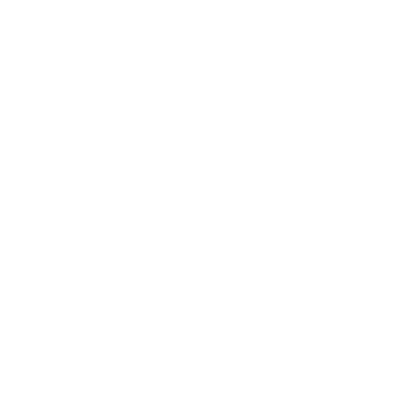
Frame 1 (no input)
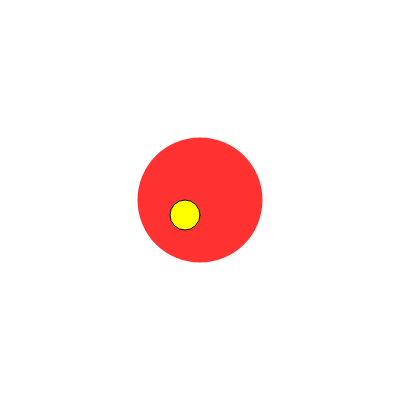
Frame 60 (no input)
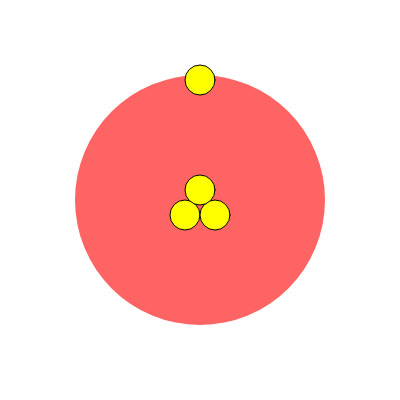
Frame 120 (the mouse pressed at the canvas centre since frame 60)

The p5.js sketch that drew these frames (run headless with seeded random() and noise() and a simulated clock; from frame 60 on, the mouse is pressed at the canvas centre):

// p5.js sketch
// ── sketch.js

function setup() { 
  createCanvas(400, 400); 
} 

function draw() { 
  background(255,255,255);
  
  //el tiempo se guarda en la variable tiempo (milisegundos)
  var tiempo = millis();
  
  //mini introducción
  //cicurlo rojo que se desvanece
  if ( tiempo > 400 && tiempo <  6000) 
  { 
    noStroke();
    fill(255,0,0,255-(tiempo/20));
    ellipse (200,200,(tiempo/8) ,(tiempo/8));
    
  }
  //circulos amarillos centro
  if (tiempo > 700 && tiempo <  3300 )
  {
    stroke(0);
    fill(255,255,0);
    ellipse (185,215,30,30);
  }
  
   if (tiempo > 1100 && tiempo < 3300 )
  {
    fill(255,255,0);
    ellipse (215,215,30,30);
  }
    if (tiempo > 1500 && tiempo <  3300 )
  {
    fill(255,255,0);
    ellipse (200,190,30,30);
  }
  
  //circulos amarillos al rededor
   if (tiempo > 1900 && tiempo < 3300 )
  {
    fill(255,255,0);
    ellipse (200,80,30,30);
  }
   if (tiempo > 2300 && tiempo <  3300 )
  {
    fill(255,255,0);
    ellipse (60,215,30,30);
  }
   if (tiempo > 2700 && tiempo <  3300 )
  {
    fill(255,255,0);
    ellipse (200,340,30,30);
  }
   if (tiempo > 3100 && tiempo <  3300 )
  {
    fill(255,255,0);
    ellipse (340,215,30,30);
  }
  
  //fondo negro que se agranda rectangulo
  rectMode(CORNER);
  if (tiempo > 3300 && tiempo < 30000)
  {
  fill(0,0,0,100);
  rect(0,400,1 + (tiempo/32), 1 - (tiempo/32));
  }
  
  //circulillos naranjas primera vez (ta ta ta)
  
   if (tiempo > 3300 && tiempo <  4500 )
  {
    fill(255, 153, 51);
    ellipse (50 + (tiempo/60), 450 - (tiempo/60) ,50 - (tiempo/250) ,50 - (tiempo/250));
  }
  if (tiempo > 3600 && tiempo <  4500 )
  {
    fill(255, 153, 51);
    ellipse (100+ (tiempo/60),450 - (tiempo/60),50 - (tiempo/250),50 - (tiempo/250));
  }
  if (tiempo > 3900 && tiempo <  4500 )
  {
    fill(255, 153, 51);
    ellipse (150+ (tiempo/60),450 - (tiempo/60),50 - (tiempo/250),50 - (tiempo/250));
  }
  
  
  //circulillos naranjas segunda vez
   if (tiempo > 4200 && tiempo <  5400 )
  {
    fill(255, 153, 51);
    ellipse (50 + (tiempo/100), 380 - (tiempo/100) ,50 - (tiempo/300) ,50 - (tiempo/300));
  }
  if (tiempo > 4500 && tiempo <  5400 )
  {
    fill(255, 153, 51);
    ellipse (100+ (tiempo/100),380 - (tiempo/100),50 - (tiempo/300),50 - (tiempo/300));
  }
  if (tiempo > 4800 && tiempo <  5400 )
  {
    fill(255, 153, 51);
    ellipse (150+ (tiempo/100),380 - (tiempo/100),50 - (tiempo/300),50 - (tiempo/300));
  }
    
  //circulillos naranjas tercera vez
   if (tiempo > 5100 && tiempo <  7000 )
  {
    fill(255, 153, 51);
    ellipse (0 + (tiempo/120), 350 - (tiempo/120) ,50 - (tiempo/350) ,50 - (tiempo/350));
  }
  if (tiempo > 5400 && tiempo <  7000 )
  {
    fill(255, 153, 51);
    ellipse (50+ (tiempo/120),350 - (tiempo/120),50 - (tiempo/350),50 - (tiempo/350));
  }
  if (tiempo > 5600 && tiempo <  7000 )
  {
    fill(255, 153, 51);
    ellipse (100+ (tiempo/120),350 - (tiempo/120),50 - (tiempo/350),50 - (tiempo/350));
  }
   if (tiempo > 5800 && tiempo <  7000 )
  {
    fill(255, 153, 51);
    ellipse (150+ (tiempo/120),350 - (tiempo/120),50 - (tiempo/350),50 - (tiempo/350));
  }
  if (tiempo > 6000 && tiempo <  7000 )
  {
    fill(255, 153, 51);
    ellipse (200+ (tiempo/120),350 - (tiempo/120),50 - (tiempo/350),50 - (tiempo/350));
  }
  
  if (tiempo > 6100 && tiempo <  7000 )
  {
    fill(255, 153, 51);
    ellipse (200+ (tiempo/120),350 - (tiempo/120),50 - (tiempo/350),50 - (tiempo/350));
  }
  
  
  //circulillos tres otra vez, cuarta vez (amarillooo)
	if (tiempo > 6200 && tiempo <  9000 )
  {
    fill(255, 255, 51);
    ellipse (50+ (tiempo/140),300 - (tiempo/140),50 - (tiempo/400),50 - (tiempo/400));
  }
  if (tiempo > 6400 && tiempo <  9000 )
  {
    fill(255, 255, 51);
    ellipse (100+ (tiempo/140),300 - (tiempo/140),50 - (tiempo/400),50 - (tiempo/400));
  }
  if (tiempo > 6600 && tiempo <  9000 )
  {
    fill(255, 255, 51);
    ellipse (150+ (tiempo/140),300 - (tiempo/140),50 - (tiempo/400),50 - (tiempo/400));
  }
  
  //circulillos tres otra vez, quinta vez (amarillooo segunda)
	if (tiempo > 6900 && tiempo <  9000 )
  {
    fill(255, 255, 51);
    ellipse (100+ (tiempo/160),250 - (tiempo/160),50 - (tiempo/450),50 - (tiempo/450));
  }
  if (tiempo > 7100 && tiempo <  9000 )
  {
    fill(255, 255, 51);
    ellipse (150+ (tiempo/160),250 - (tiempo/160),50 - (tiempo/450),50 - (tiempo/450));
  }
  if (tiempo > 7300 && tiempo <  9000 )
  {
    fill(255, 255, 51);
    ellipse (200+ (tiempo/160),250 - (tiempo/160),50 - (tiempo/450),50 - (tiempo/450));
  }
  
  //circulillos tres otra vez, sexta vez (amarillooo tercera)
	if (tiempo > 7600 && tiempo <  9000 )
  {
    fill(255, 255, 51);
    ellipse (150+ (tiempo/200),200- (tiempo/180),50 - (tiempo/500),50 - (tiempo/500));
  }
  if (tiempo > 7800 && tiempo <  9000 )
  {
    fill(255, 255, 51);
    ellipse (200+ (tiempo/200),200- (tiempo/180),50 - (tiempo/500),50 - (tiempo/500));
  }
  if (tiempo > 8000 && tiempo <  9000 )
  {
    fill(255, 255, 51);
    ellipse (250+ (tiempo/200),200- (tiempo/180),50 - (tiempo/500),50 - (tiempo/500));
  }
  
  //circulos varios amarillos, septima vez (amarillo cuarta)
  
   if (tiempo > 8300 && tiempo <  10000 )
  {
    fill(255, 255, 51);
    ellipse (50 + (tiempo/220), 150-(tiempo/220) ,50 - (tiempo/550) ,50 - (tiempo/550));
  }
  if (tiempo > 8600 && tiempo <  10000 )
  {
    fill(255, 255, 51);
    ellipse (100+ (tiempo/220),150 - (tiempo/220),50 - (tiempo/550),50 - (tiempo/550));
  }
  if (tiempo > 8800 && tiempo <  10000 )
  {
    fill(255, 255, 51);
    ellipse (150+ (tiempo/220),150 - (tiempo/220),50 - (tiempo/550),50 - (tiempo/550));
  }
   if (tiempo > 9000 && tiempo <  10000 )
  {
    fill(255, 255, 51);
    ellipse (200+ (tiempo/220),150 - (tiempo/220),50 - (tiempo/550),50 - (tiempo/550));
  }
  if (tiempo > 9200 && tiempo <  10000 )
  {
    fill(255, 255, 51);
    ellipse (250+ (tiempo/220),150 - (tiempo/220),50 - (tiempo/550),50 - (tiempo/550));
  }
  
  if (tiempo > 9400 && tiempo <  10000 )
  {
    fill(255, 255, 51);
    ellipse (300+ (tiempo/220),150 - (tiempo/220),50 - (tiempo/550),50 - (tiempo/550));
  }

  
  
  //circulos medionaranjish de arriba hacia abajo (primera con naranjish) ta ta ta
  if (tiempo > 9600 && tiempo <  12000 )
  {
    fill(255, 204, 102);
    ellipse (50+ (tiempo/260),0 + (tiempo/260),50 - (tiempo/600),50 - (tiempo/600));
  }
  if (tiempo > 9900 && tiempo <  12000 )
  {
    fill(255, 204, 102);
    ellipse (100+ (tiempo/260),0 + (tiempo/260),50 - (tiempo/600),50 - (tiempo/600));
  }
  
  if (tiempo > 10200 && tiempo <  12000 )
  {
    fill(255, 204, 102);
    print(tiempo/260);
    ellipse (150+ (tiempo/260),0 + (tiempo/260),50 - (tiempo/600),50 - (tiempo/600));
  }
  
  
  //circulos medionaranjish de arriba hacia abajo (SEGUNDA con naranjish) ta ta ta
  if (tiempo > 10500 && tiempo <  12000 )
  {
    fill(255, 204, 102);
    ellipse (100+ (tiempo/280),50 + (tiempo/280),50 - (tiempo/650),50 - (tiempo/650));
  }
  if (tiempo > 10800 && tiempo <  12000 )
  {
    fill(255, 204, 102);
    ellipse (150+ (tiempo/280),50 + (tiempo/280),50 - (tiempo/650),50 - (tiempo/650));
  }
  
  if (tiempo > 11000 && tiempo <  12000 )
  {
    fill(255, 204, 102);
    print(tiempo/260);
    ellipse (200+ (tiempo/280),50 + (tiempo/280),50 - (tiempo/650),50 - (tiempo/650));
  }

  //circulos medionaranjish de arriba hacia abajo (TERCERA con naranjish) ta ta ta
  if (tiempo > 11300 && tiempo <  13200 )
  {
    fill(255, 204, 102);
    ellipse (150+ (tiempo/300),100 + (tiempo/300),50 - (tiempo/700),50 - (tiempo/700));
  }
  if (tiempo > 11600 && tiempo <  13200 )
  {
    fill(255, 204, 102);
    ellipse (200+ (tiempo/300),100 + (tiempo/300),50 - (tiempo/700),50 - (tiempo/700));
  }
  
  if (tiempo > 11900 && tiempo <  13200 )
  {
    fill(255, 204, 102);
    print(tiempo/260);
    ellipse (250+ (tiempo/300),100 + (tiempo/300),50 - (tiempo/700),50 - (tiempo/700));
  }
  
  //circulos medionaranjish de arriba hacia abajo (CUARTA con naranjish) ta ta ta
  if (tiempo > 12000 && tiempo <  14000 )
  {
    fill(255, 204, 102);
    ellipse (50+ (tiempo/320),150 + (tiempo/320),50 - (tiempo/700),50 - (tiempo/700));
  }
  if (tiempo > 12200 && tiempo <  14000 )
  {
    fill(255, 204, 102);
    ellipse (100+ (tiempo/320),150 + (tiempo/320),50 - (tiempo/700),50 - (tiempo/700));
  }
  
  if (tiempo > 12400 && tiempo <  14000 )
  {
    fill(255, 204, 102);
    print(tiempo/260);
    ellipse (150+ (tiempo/320),150 + (tiempo/320),50 - (tiempo/700),50 - (tiempo/700));
  }

  if (tiempo > 12600 && tiempo <  14000 )
  {
    fill(255, 204, 102);
    ellipse (200+ (tiempo/320),150 + (tiempo/320),50 - (tiempo/700),50 - (tiempo/700));
  }
  if (tiempo > 12800 && tiempo <  14000 )
  {
    fill(255, 204, 102);
    ellipse (250+ (tiempo/320),150 + (tiempo/320),50 - (tiempo/700),50 - (tiempo/700));
  }
  
  if (tiempo > 13000 && tiempo <  14000 )
  {
    fill(255, 204, 102);
    print(tiempo/260);
    ellipse (300+ (tiempo/320),150 + (tiempo/320),50 - (tiempo/700),50 - (tiempo/700));
  }

  //circulos mas verdosos (PRIMERA VERDOSOS)
  if (tiempo > 13200 && tiempo <  14400 )
  {
    fill(204, 255, 102);
    ellipse (300- (tiempo/360),200 + (tiempo/360),50 - (tiempo/750),50 - (tiempo/750));
  }

   if (tiempo > 13500 && tiempo <  14400 )
  {
    fill(204, 255, 102);
    ellipse (250- (tiempo/360),200 + (tiempo/360),50 - (tiempo/750),50 - (tiempo/750));
  }
  
  if (tiempo > 13800 && tiempo <  14400 )
  {
    fill(204, 255, 102);
    ellipse (200- (tiempo/360),200 + (tiempo/360),50 - (tiempo/750),50 - (tiempo/750));
  }
  
  //circulos mas verdosos (SEGUNDA VERDOSOS)
  if (tiempo > 14100 && tiempo <  15600 )
  {
    fill(204, 255, 102);
    ellipse (250- (tiempo/380),250 + (tiempo/380),50 - (tiempo/750),50 - (tiempo/750));
  }

   if (tiempo > 14400 && tiempo <  15600 )
  {
    fill(204, 255, 102);
    ellipse (200- (tiempo/380),250 + (tiempo/380),50 - (tiempo/750),50 - (tiempo/750));
  }
  
  if (tiempo > 14700 && tiempo <  15600 )
  {
    fill(204, 255, 102);
    ellipse (150- (tiempo/380),250 + (tiempo/380),50 - (tiempo/750),50 - (tiempo/750));
  }
  
  //circulos mas verdosos (TERCERA VERDOSOS)
  if (tiempo > 15000 && tiempo <  16800 )
  {
    fill(204, 255, 102);
    ellipse (200- (tiempo/380),300 + (tiempo/380),50 - (tiempo/800),50 - (tiempo/800));
  }

   if (tiempo > 15300 && tiempo <  16800 )
  {
    fill(204, 255, 102);
    ellipse (150- (tiempo/380),300 + (tiempo/380),50 - (tiempo/800),50 - (tiempo/800));
  }
  
  if (tiempo > 15600 && tiempo < 16800 )
  {
    fill(204, 255, 102);
    ellipse (100- (tiempo/380),300 + (tiempo/380),50 - (tiempo/800),50 - (tiempo/800));
  }
  
  //circulos mas verdosos (CUARTA VERDOSOS)
  if (tiempo > 15900 && tiempo <  18000 )
  {
    fill(204, 255, 102);
    ellipse (350- (tiempo/440),350 + (tiempo/440),50 - (tiempo/800),50 - (tiempo/800));
  }

   if (tiempo > 16200 && tiempo <  18000 )
  {
    fill(204, 255, 102);
    ellipse (300- (tiempo/440),350 + (tiempo/440),50 - (tiempo/800),50 - (tiempo/800));
  }
  
  if (tiempo > 16400 && tiempo < 18000 )
  {
    fill(204, 255, 102);
    ellipse (250- (tiempo/440),350 + (tiempo/440),50 - (tiempo/800),50 - (tiempo/800));
  }
  
  if (tiempo > 16600&& tiempo <  18000 )
  {
    fill(204, 255, 102);
    ellipse (200- (tiempo/440),350 + (tiempo/440),50 - (tiempo/800),50 - (tiempo/800));
  }

   if (tiempo > 16800 && tiempo <  18000 )
  {
    fill(204, 255, 102);
    ellipse (150- (tiempo/440),350 + (tiempo/440),50 - (tiempo/800),50 - (tiempo/800));
  }
  
  if (tiempo > 17000 && tiempo < 18000 )
  {
    fill(204, 255, 102);
    ellipse (100- (tiempo/440),350 + (tiempo/440),50 - (tiempo/800),50 - (tiempo/800));
  }

 //cuadadros verdes ultimosss
  rectMode(CENTER);
  if (tiempo > 17200 && tiempo < 30000)
  {
    fill(51, 204, 51);
    rect (150,200,0 + (tiempo/700),0 + (tiempo/700));
  }

   if (tiempo > 17350 && tiempo <  30000 )
  {
    fill(51, 204, 51);
    rect (150,150,0 + (tiempo/700),0 + (tiempo/700));
  }
  
  if (tiempo > 17400 && tiempo < 30000 )
  {
    fill(51, 204, 51);
    rect (200,200,0 + (tiempo/700),0 + (tiempo/700));
  }
  
  if (tiempo > 17550 && tiempo < 30000 )
  {
    fill(51, 204, 51);
    rect (200,150,0 + (tiempo/700),0 + (tiempo/700));
  }
  
  if (tiempo > 17600 && tiempo < 30000 )
  {
    fill(51, 204, 51);
    rect (250,200,0 + (tiempo/700),0 + (tiempo/700));
  }
  
  if (tiempo > 17650 && tiempo < 30000 )
  {
    fill(51, 204, 51);
    rect (250,150,0 + (tiempo/700),0 + (tiempo/700));
  }
  
  
  //RECT BLANCOS ta ta ta otra vez
  if (tiempo > 18550 && tiempo < 20000 )
  {
    fill(255,255,255,255-(tiempo/900));
    rect (160,160,10,10);
  }
  if (tiempo > 18700 && tiempo < 20000 )
  {
    fill(255,255,255,255-(tiempo/900));
    rect (175,160,10,10);
  }
  if (tiempo > 18900 && tiempo < 20000 )
  {
    fill(255,255,255,255-(tiempo/900));
    rect (190,160,10,10);
  
    //RECT BLANCOS PARTE 2 ta ta ta otra vez
  if (tiempo > 19100 && tiempo < 20000 )
  {
    fill(255,255,255,255-(tiempo/900));
    rect (170,175,10,10);
  }
  if (tiempo > 19300 && tiempo < 20000 )
  {
    fill(255,255,255,255-(tiempo/900));
    rect (185,175,10,10);
  }
  if (tiempo > 19500 && tiempo < 20000 )
  {
    fill(255,255,255,255-(tiempo/900));
    rect (200,175,10,10);
  }
    
    //RECT BLANCOS PARTE 3 ta ta ta otra vez
  if (tiempo > 19700 && tiempo < 21000 )
  {
    fill(255,255,255,255-(tiempo/900));
    rect (180,190,10,10);
  }
  if (tiempo > 19900 && tiempo < 21000 )
  {
    fill(255,255,255,255-(tiempo/900));
    rect (195,190,10,10);
  }
  if (tiempo > 20100 && tiempo < 21000 )
  {
    fill(255,255,255,255-(tiempo/900));
    rect (210,190,10,10);
  }
    
    //RECT BLANCOS PARTE 3 ta ta ta otra vez
  if (tiempo > 20300 && tiempo < 22000 )
  {
    fill(255,255,255,255-(tiempo/900));
    rect (160,205,10,10);
  }
  if (tiempo > 20400 && tiempo < 22000 )
  {
    fill(255,255,255,255-(tiempo/900));
    rect (175,205,10,10);
  }
  if (tiempo > 20500 && tiempo < 22000 )
  {
    fill(255,255,255,255-(tiempo/900));
    rect (190,205,10,10);
  }
    if (tiempo > 20600 && tiempo < 22000 )
  {
    fill(255,255,255,255-(tiempo/1000));
    rect (205,205,10,10);
  }
  if (tiempo > 20700 && tiempo < 22000 )
  {
    fill(255,255,255,255-(tiempo/1000));
    rect (220,205,10,10);
  }
  if (tiempo > 20800 && tiempo < 22000 )
  {
    fill(255,255,255,255-(tiempo/1000));
    rect (235,205,10,10);
  }
    
    //TATATA otra vez rect{angulos aguamarina
  if (tiempo > 21000 && tiempo < 23000 )
  {
    //porque no funciona??
    rectMode(CORNER);
    fill(102, 255, 204);
    rect (200,200,100,100);
  }
  if (tiempo > 21200 && tiempo < 23000 )
  {
    rect (150,100,100,100);
  }
  if (tiempo > 21400 && tiempo < 23000 )
  {

    rect (250,100,100,100);
  }
    
  }
}
